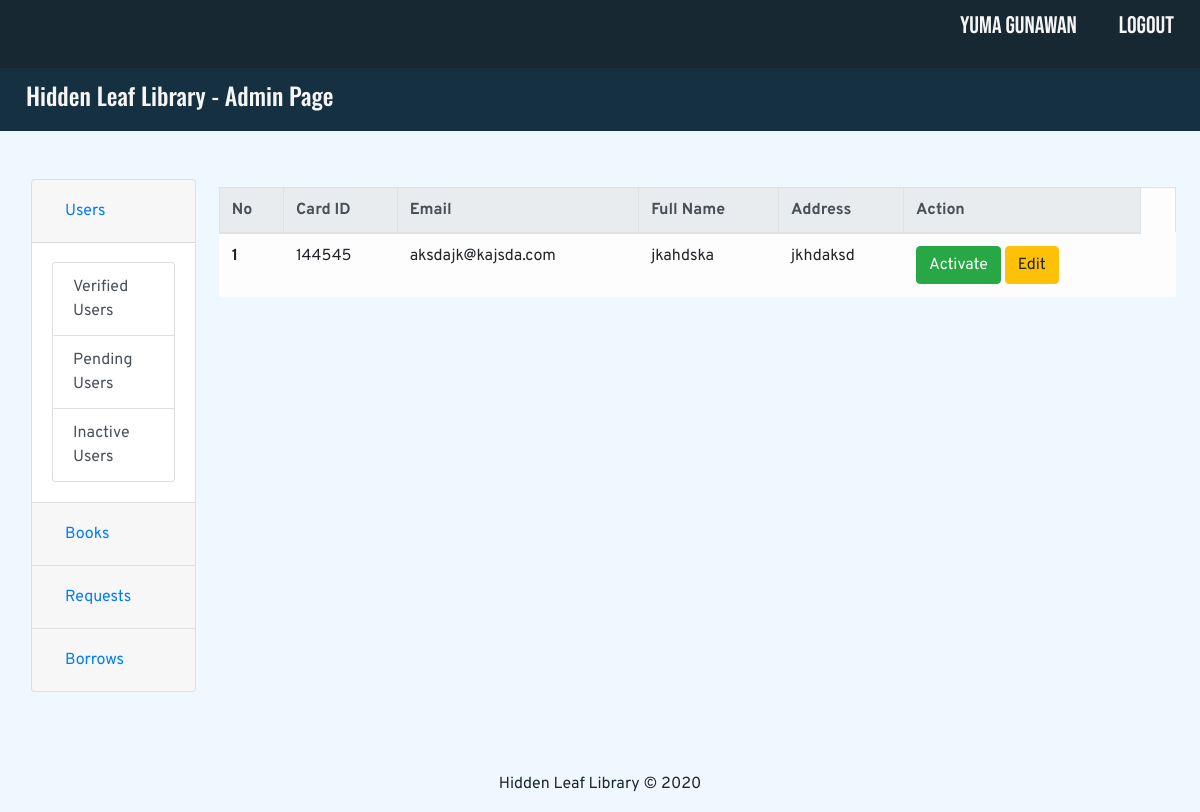
Screenshot of /userInactive.php (signed in) with the database file from the repository.
### tables this page shows
CREATE TABLE `user` (
  `id` int(5) NOT NULL,
  `card_id` varchar(11) NOT NULL,
  `password` varchar(255) NOT NULL,
  `email` varchar(30) NOT NULL,
  `fullname` varchar(30) NOT NULL,
  `address` varchar(50) NOT NULL,
  `level` int(5) NOT NULL,
  `status` int(5) NOT NULL
);

### userInactive.php (the view, shortened to what this page needs)
<?php
  include "koneksi.php";
?>
<!DOCTYPE html>
<html lang="en">
<head>
    <link rel="stylesheet" href="https://cdn.jsdelivr.net/npm/bootstrap@4.5.3/dist/css/bootstrap.min.css">
    <link rel="stylesheet" href="css/style.css">
</head>
<body>
    <?php
      include "navbar.php";
    ?>
    <div class="row mt-5 mx-3">
    <?php
        include "adminBar.php";
        $query = "SELECT * FROM user WHERE level = 2 AND status = 3";
        $res = mysqli_query($con, $query);
        $num = 1;
        if (mysqli_num_rows($res) >= 1) {
            echo '
            <div class="col-md mx-auto p-2">
            <div class="table-responsive-md">
            <table class="table table-bordered table-light">
            <thead class="thead-light">
                <tr>
                    <th scope="col">No</th>
                    <th scope="col">Card ID</th>
                    <th scope="col">Email</th>
                    <th scope="col">Full Name</th>
                    <th scope="col">Address</th>
                    <th scope="col">Action</th>
                </tr>
            </thead>
            <tbody>';
            while($data = mysqli_fetch_row($res)){
                echo '
                <tr>
                    <th scope="row">' . $num++ . '</th>
                    <td>' . $data[1] . '</td>
                    <td>' . $data[3] . '</td>
                    <td>' . $data[4] . '</td>
                    <td>' . $data[5] . '</td>
                    <td>
                    <a class="btn btn-success" name="activate" href="userActive.php?id=' . $data[0] . '">Activate</a>
                    <a class="btn btn-warning" name="edit" href="userEdit.php?id=' . $data[0] . '">Edit</a>
                    <td>
                </tr>';
            }
            echo '
            </tbody>
            </table>
            </div>
            </div>';
        }
        else{
            echo '<h2 style="text-center"> No inactive user yet. </h2>';
        }
    ?>
    </div>
    <?php
      include "footer.php";
    ?>
</body>
</html>

### css/style.css (style rules this page uses)
body { background-color: aliceblue; font-family: "Overpass", sans-serif; scroll-behavior: smooth; }

### rows the page displays
user: card "144545", email "aksdajk@kajsda.com", fullname "jkahdska", address "jkhdaksd"

### other values shown
$_SESSION["fname"] "Yuma Gunawan"
